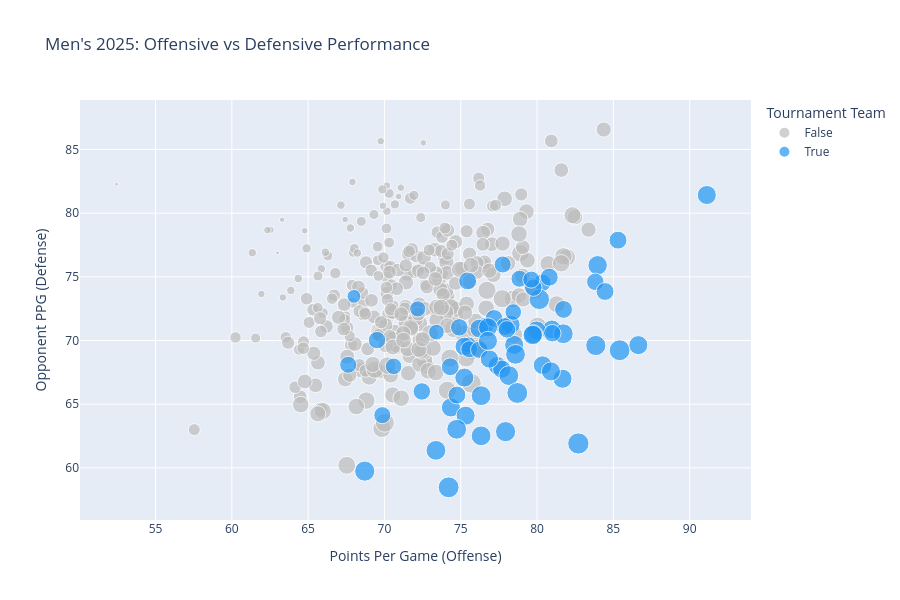

The code cell stored with this chart in its notebook:
### Code cell
# Scoring power vs defensive strength (most recent complete season)
latest_season = m_team_stats[m_team_stats['Season'] == 2025].copy()
latest_season = latest_season.merge(
    m_seeds[m_seeds['Season'] == 2025][['TeamID']].assign(InTourney=True),
    on='TeamID', how='left'
)
latest_season['InTourney'] = latest_season['InTourney'].fillna(False)

fig = px.scatter(
    latest_season, x='PPG', y='OPPG', color='InTourney',
    hover_data=['TeamName', 'Wins', 'Losses', 'WinPct'],
    size='Wins', size_max=15,
    color_discrete_map={True: '#2196F3', False: '#BDBDBD'},
    title="Men's 2025: Offensive vs Defensive Performance",
    labels={'PPG': 'Points Per Game (Offense)', 'OPPG': 'Opponent PPG (Defense)',
            'InTourney': 'Tournament Team'}
)
fig.update_layout(width=900, height=600)
fig.show()

### Figure 1 — Plotly figure (JSON) as saved in the notebook; plotly's stock layout.template omitted (floating-point values rounded to 4 significant figures; data arrays with more than 128 entries replaced by an {"elided": "..."} marker saying what was removed)
{"data": [{"customdata": {"elided": "296x4 mixed values"}, "hovertemplate": "Tournament Team=False<br>Points Per Game (Offense)=%{x}<br>Opponent PPG (Defense)=%{y}<br>Wins=%{customdata[1]}<br>TeamName=%{customdata[0]}<br>Losses=%{customdata[2]}<br>WinPct=%{customdata[3]}<extra></extra>", "legendgroup": "False", "marker": {"color": "#BDBDBD", "size": {"elided": "296 float values"}, "sizemode": "area", "sizeref": 0.1378, "symbol": "circle"}, "mode": "markers", "name": "False", "orientation": "v", "showlegend": true, "type": "scatter", "x": {"elided": "296 float values"}, "xaxis": "x", "y": {"elided": "296 float values"}, "yaxis": "y"}, {"customdata": {"elided": "68x4 mixed values"}, "hovertemplate": "Tournament Team=True<br>Points Per Game (Offense)=%{x}<br>Opponent PPG (Defense)=%{y}<br>Wins=%{customdata[1]}<br>TeamName=%{customdata[0]}<br>Losses=%{customdata[2]}<br>WinPct=%{customdata[3]}<extra></extra>", "legendgroup": "True", "marker": {"color": "#2196F3", "size": [26.0, 25.0, 18.0, 20.0, 22.0, 20.0, 28.0, 18.0, 21.0, 24.0, 27.0, 25.0, 23.0, 24.0, 28.0, 31.0, 19.0, 30.0, 20.0, 25.0, 25.0, 27.0, 30.0, 21.0, 24.0, 21.0, 22.0, 25.0, 23.0, 27.0, 23.0, 25.0, 25.0, 29.0, 25.0, 27.0, 22.0, 21.0, 22.0, 22.0, 21.0, 20.0, 25.0, 21.0, 22.0, 20.0, 24.0, 22.0, 25.0, 20.0, 13.0, 30.0, 27.0, 27.0, 19.0, 22.0, 25.0, 21.0, 22.0, 25.0, 25.0, 27.0, 20.0, 26.0, 17.0, 21.0, 21.0, 28.0], "sizemode": "area", "sizeref": 0.1378, "symbol": "circle"}, "mode": "markers", "name": "True", "orientation": "v", "showlegend": true, "type": "scatter", "x": [83.97, 91.12, 72.18, 67.62, 81.74, 76.61, 83.85, 75.5, 80.34, 80.97, 76.33, 75.24, 77.39, 75.24, 68.71, 82.71, 70.6, 85.41, 75.56, 86.64, 78.5, 81.72, 74.21, 83.82, 80.36, 76.21, 85.3, 74.35, 77.69, 78.59, 76.88, 81.67, 75.32, 80.15, 78.26, 78.15, 77.18, 79.76, 84.45, 75.45, 69.52, 77.75, 79.97, 74.9, 80.8, 78.85, 76.21, 77.88, 76.79, 69.86, 68.0, 78.71, 73.38, 74.74, 78.44, 74.31, 80.91, 72.45, 74.75, 76.78, 79.75, 76.33, 79.62, 79.71, 73.41, 78.03, 81.0, 77.94], "xaxis": "x", "y": [75.91, 81.42, 72.48, 68.09, 72.44, 71.15, 69.61, 69.66, 74.53, 70.88, 65.67, 67.09, 68.03, 69.53, 59.74, 61.91, 67.97, 69.24, 69.31, 69.64, 69.66, 70.53, 58.47, 74.61, 68.06, 69.27, 77.88, 64.74, 67.75, 68.91, 68.55, 67.0, 64.1, 73.24, 71.24, 67.24, 71.73, 74.15, 73.85, 74.68, 70.03, 75.97, 70.78, 71.03, 74.97, 74.85, 70.94, 71.09, 71.03, 64.14, 73.47, 65.88, 61.38, 63.03, 72.24, 67.94, 67.58, 66.0, 65.72, 69.97, 70.5, 62.52, 74.78, 70.43, 70.66, 70.88, 70.57, 62.84], "yaxis": "y"}], "layout": {"height": 600, "legend": {"itemsizing": "constant", "title": {"text": "Tournament Team"}, "tracegroupgap": 0}, "title": {"text": "Men's 2025: Offensive vs Defensive Performance"}, "width": 900, "xaxis": {"anchor": "y", "domain": [0, 1], "title": {"text": "Points Per Game (Offense)"}}, "yaxis": {"anchor": "x", "domain": [0, 1], "title": {"text": "Opponent PPG (Defense)"}}}}
